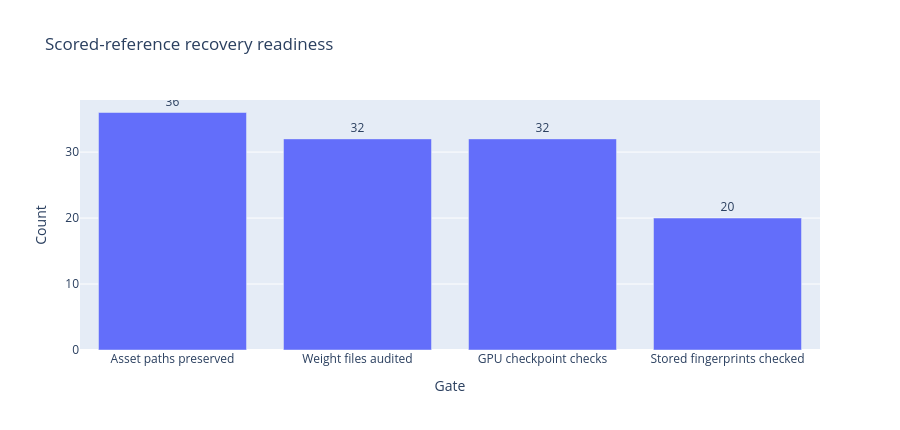

Notebook cell for this chart:
### Markdown cell above
## Reference recovery and GPU readiness

The assembled reference snapshot contains **36 asset paths and 32 weight files**. Stage 63 reused the accepted CPU audits, passed **32/32 GPU checkpoint checks**, and verified **20 stored native-model fingerprints** where available.

This establishes loader/runtime readiness for the assembled snapshot. It does **not** establish complete real-image reproduction of the historical 0.933 submission or full historical byte identity.

### Code cell
readiness=pd.DataFrame({"Gate":["Asset paths preserved","Weight files audited","GPU checkpoint checks","Stored fingerprints checked"],"Count":[36,32,32,20]})
fig=px.bar(readiness,x="Gate",y="Count",text="Count",title="Scored-reference recovery readiness")
fig.update_traces(textposition="outside")
fig.update_layout(height=430)
fig.show()

### Figure 1 — Plotly figure (JSON) as saved in the notebook; plotly's stock layout.template omitted (floating-point values rounded to 4 significant figures)
{"data": [{"hovertemplate": "Gate=%{x}<br>Count=%{text}<extra></extra>", "legendgroup": "", "marker": {"color": "#636efa", "pattern": {"shape": ""}}, "name": "", "orientation": "v", "showlegend": false, "text": [36.0, 32.0, 32.0, 20.0], "textposition": "outside", "type": "bar", "x": ["Asset paths preserved", "Weight files audited", "GPU checkpoint checks", "Stored fingerprints checked"], "xaxis": "x", "y": [36, 32, 32, 20], "yaxis": "y"}], "layout": {"barmode": "relative", "height": 430, "legend": {"tracegroupgap": 0}, "title": {"text": "Scored-reference recovery readiness"}, "xaxis": {"anchor": "y", "domain": [0.0, 1.0], "title": {"text": "Gate"}}, "yaxis": {"anchor": "x", "domain": [0.0, 1.0], "title": {"text": "Count"}}}}
